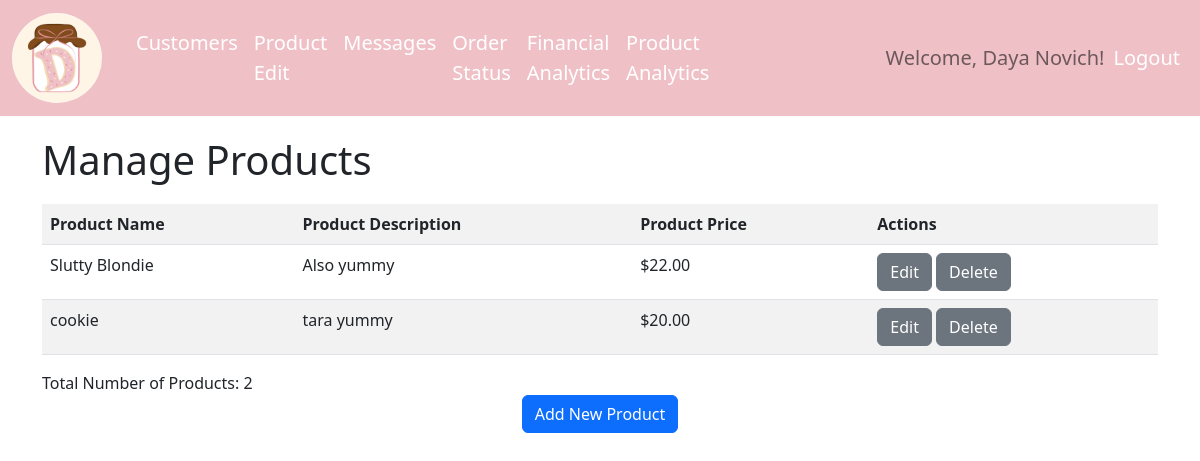
The app's page /product/edit (signed in) with its own data.
### models.py (models this page shows, shortened)
class User(UserMixin, db.Model):
    __tablename__ = 'user'
    user_id = db.Column(db.Integer, primary_key=True, autoincrement=True)
    username = db.Column(db.String(100), unique=True)
    first_name = db.Column(db.String(30))
    last_name = db.Column(db.String(50))
    email = db.Column(db.String(100), unique=True)
    password = db.Column(db.String(100))
    role = db.Column(db.String(20))

class Product(db.Model):
    __tablename__ = 'product'
    product_id = db.Column(db.Integer, primary_key=True, autoincrement=True)
    category_id = db.Column(db.Integer, db.ForeignKey('product_category.category_id'))
    product_name = db.Column(db.String(100), nullable=False)
    product_description = db.Column(db.Text)
    product_image = db.Column(db.String(100))
    product_price = db.Column(db.Float, nullable=False)

### app.py (the view)
@app.route('/product/edit')
@login_required
@role_required(['MANAGER'])
def product_edit():
    products = Product.query.order_by(Product.product_name).all()
    return render_template('product-edit.html', products=products)

### app.py (called while the page is built)
@login_manager.user_loader
def load_user(user_id):
    return User.query.get(int(user_id))

### authorize.py (called while the page is built)
def role_required(roles):
    def decorator(func):
        @wraps(func)
        def wrapper(*args, **kwargs):
            if current_user and current_user.role in roles:
                pass
            else:
                flash('You do not have permission to access this function.', 'error')
                return render_template('access_denied.html')
            if callable(getattr(current_app, "ensure_sync", None)):
                return current_app.ensure_sync(func)(*args, **kwargs)
            return func(*args, *kwargs)
        return wrapper
    return decorator

### template/product-edit.html (shortened to what this page needs)
{% extends "base.html" %}
{% block page_head %}
    Manage Products
{% endblock %}
{% block page_content %}
    <div class="row">
    <div class="col">
    <table class="table table-striped">
        <tr>
            <th>Product Name</th>
            <th>Product Description</th>
            <th>Product Price</th>
            <th>Actions</th>
        </tr>
        {% for each_product in products %}
        <tr>
            <td>{{ each_product['product_name'] }}</td>
            <td>{{ each_product['product_description'] }}</td>
            <td>{{ "$%.2f"|format(each_product['product_price']) }}</td>
            <td>
                <a href="{{ url_for('product_update', product_id=each_product['product_id']) }}" class="btn btn-secondary" role="button">Edit</a>
                <a href="{{ url_for('product_delete', product_id=each_product['product_id']) }}" class="btn btn-secondary" role="button">Delete</a>
            </td>
        </tr>
        {% endfor %}
    </table>
    </div>
    </div>
    <div class="row">
        <div class="col">
            Total Number of Products: {{ products|length }}
        </div>
    </div>
    <div class="row">
        <div class="col text-center">
             <a href="{{ url_for('product_add') }}" class="btn btn-primary" role="button">Add New Product</a>
        </div>
    </div>
{% endblock %}

### template/base.html (shortened to what this page needs)
<!DOCTYPE html>
<html lang="en">
  <head>
      <link href="https://cdn.jsdelivr.net/npm/bootstrap@5.2.3/dist/css/bootstrap.min.css" rel="stylesheet">
      <link rel="stylesheet" href="/static/css/nav.css">
  </head>
  <body>
        <nav class="navbar navbar-expand-lg">
            <div class="container-fluid">
                <div class="navbar-collapse collapse w-100 order-1 order-md-0 dual-collapse2">
                    <a class="navbar-brand" href="/">
                        <img src="/static/assets/dessertbydaya.jpg" width="90" height="90" alt="logo">
                    </a>
                    <ul class="navbar-nav me-auto">
                        {% if current_user.role in ['EMPLOYEE', 'MANAGER'] %}
                        <li class="nav-item">
                          <a id="customer_view_all" class="nav-link {% if request.endpoint=='customer_view_all' %}active{%endif %}" href="{{ url_for('customer_view_all') }}">Customers</a>
                        </li>
                         <li class="nav-item">
                           <a class="nav-link" href="{{ url_for('product_edit') }}">Product Edit</a>
                         </li>
                        <li class="nav-item">
                            <a class="nav-link" href="{{ url_for('message_view_all') }}">Messages</a>
                        </li>
                        <li class="nav-item">
                            <a class="nav-link" href="{{ url_for('order_status') }}">Order Status</a>
                        </li>
                        <li class="nav-item">
                            <a class="nav-link" href="{{ url_for('financial_analytics') }}">Financial Analytics</a>
                        </li>
                        <li class="nav-item">
                            <a class="nav-link" href="{{ url_for('product_analytics') }}">Product Analytics</a>
                        </li>
                        {% endif %}
                    </ul>
                </div>
                {% if current_user.is_authenticated %}
                <div class="navbar-collapse collapse w-100 order-3 dual-collapse2">
                    <ul class="navbar-nav ms-auto">
                        <li class="nav-item navbar-text">
                            Welcome, {{ current_user.first_name }} {{ current_user.last_name }}!
                        </li>
                        <li class="nav-item">
                            <a class="nav-link" href="{{ url_for('logout') }}">Logout</a>
                        </li>
                    </ul>
                </div>
                {% endif %}
            </div>
        </nav>
    <div class="container">
        <h1>{% block page_head %}{% endblock %}</h1>
        {% block page_content %}{% endblock %}
    </div>
  </body>
</html>

### static/css/nav.css (style rules this page uses)
.navbar { background-color: #EFC1C7; }
.navbar-brand img { margin-right: 10px; border-radius: 50%; }
.navbar-nav .nav-link { color: white; font-size: 20px; }
.navbar-text { margin-right: 1px; font-size: 20px; }
.container { margin-top: 20px; }
h1 { margin-bottom: 20px; }

### records on screen
User: first_name "Daya", last_name "Novich"
Product: product_name "Slutty Blondie", product_description "Also yummy", product_price "$22.00"
Product: product_name "cookie", product_description "tara yummy", product_price "$20.00"

### other values on screen
{{ products|length }} "2"
